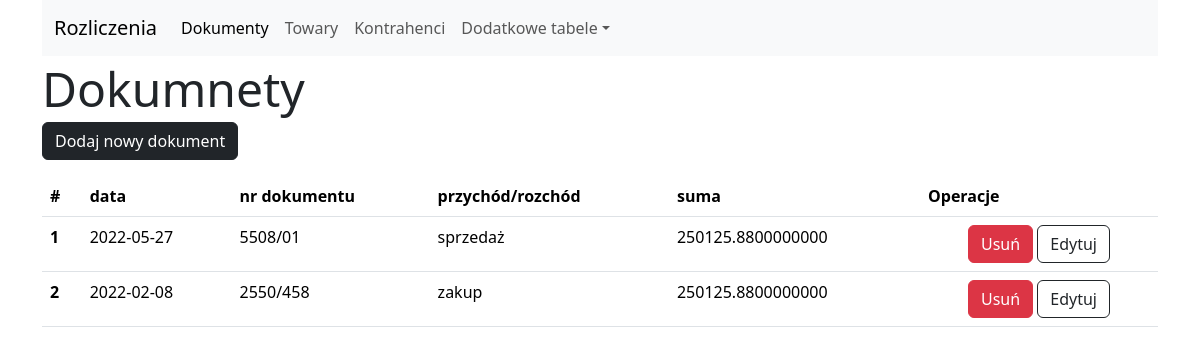
The page /documents/list on the database as committed earlier.
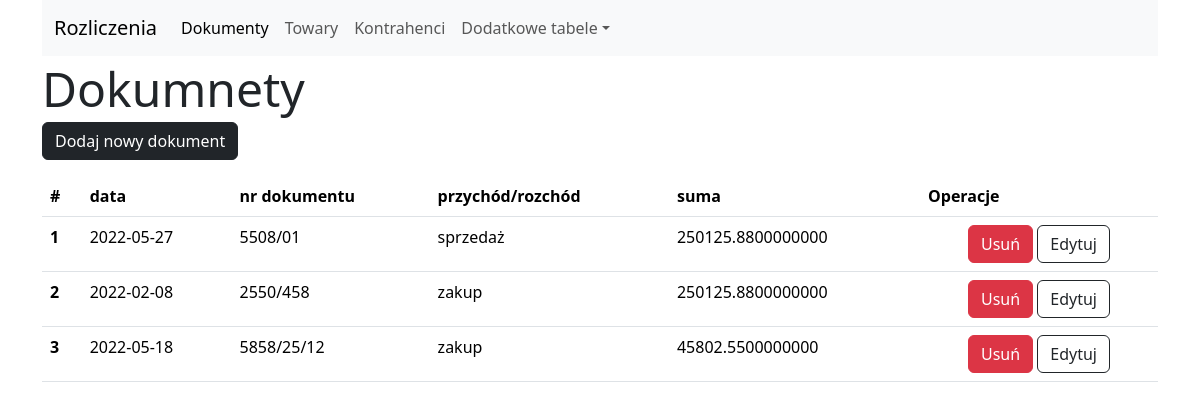
The same page on the database as committed later.
### tables this page shows
CREATE TABLE documents (
	id INTEGER NOT NULL, 
	document_title VARCHAR(50) NOT NULL, 
	date DATE NOT NULL, 
	document_sum NUMERIC NOT NULL, 
	operation_id INTEGER, 
	description VARCHAR, 
	PRIMARY KEY (id), 
	FOREIGN KEY(operation_id) REFERENCES operations (id)
);

CREATE TABLE operations (
	id INTEGER NOT NULL, 
	name VARCHAR(15) NOT NULL, 
	PRIMARY KEY (id)
);

### blueprints/documents_bp.py (the view)
@documents_blueprint.route('/documents/list')
def documents_list():
    request_params = request.args.to_dict()
    if request_params and request_params.get('mode') == 'remove':
        id_elem = request_params.get('id_elem')
        if id_elem:
            db.remove_document(int(id_elem))
            return redirect('/documents/list')
    list_data = db.show_all_documents()
    return render_template('custom_forms/documents.html', settings=settings, page_state='list', list_data=list_data)

### db_cms/db_cms_core.py (called while the page is built)
    def show_all_documents(self):
        columns = [self.documents.c.id, self.documents.c.document_title, self.documents.c.date,
                   self.documents.c.document_sum, self.documents.c.description,
                   self.operations.c.name.label('operation')]
        selected = select(columns)
        selected = selected.select_from(
            self.documents.join(self.operations, self.documents.c.operation_id == self.operations.c.id))
        with self.__engine__.connect() as conn:
            return conn.execute(selected).all()

### templates/custom_forms/documents.html (shortened to what this page needs)
{% extends "custom_forms/custom_base.html" %}
{% from 'bootstrap5/form.html' import render_field %}
    {% block element_list %}
    {% if page_state == 'list': %}
    <a href="/items/new" class="btn btn-dark">{{settings['button_name']}}</a>
    {% endif %}
    {% if list_data: %}
    <table class="table my-3">
        <thead>
        <tr>
            <th scope="col">#</th>
            {% for column_title in settings['table_headers']: %}
            <th scope="col">{{column_title}}</th>
            {% endfor%}
            <th scope="col">Operacje</th>
        </tr>
        </thead>
        <tbody>
        {% for row in list_data: %}
        <tr>
            <th scope="row">{{loop.index}}</th>
            <td>{{row['date']}}</td>
            <td>{{row['document_title']}}</td>
            <td>{{row['operation']}}</td>
            <td>{{row['document_sum']}}</td>
            <td class="text-center">
                <button class="btn btn-danger remove-button" data-bs-toggle="modal" data-bs-target="#deleteElementModal"
                        data-id="{{row['id']}}"  data-name="{{row['document_title']}}">Usuń
                </button>
                <a class="btn border-1 border-dark" href="{{'/documents/edit/' ~ row['id']}}">Edytuj</a>
            </td>
        </tr>
        {% endfor %}
        </tbody>
    </table>
    {% endif %}
    {% endblock %}

Rows that differ between the two databases and show on the page:
added documents: date "2022-05-18", document_title "5858/25/12", operation "zakup", document_sum "45802.5500000000"
